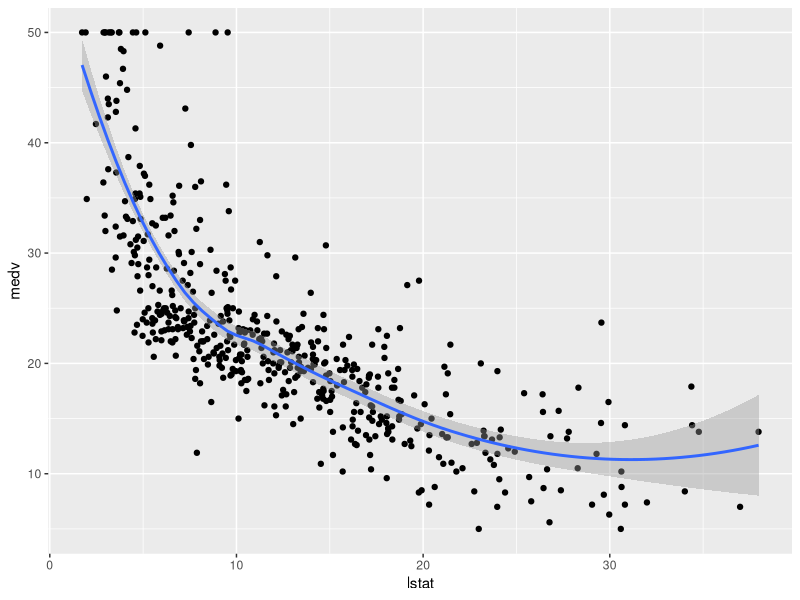
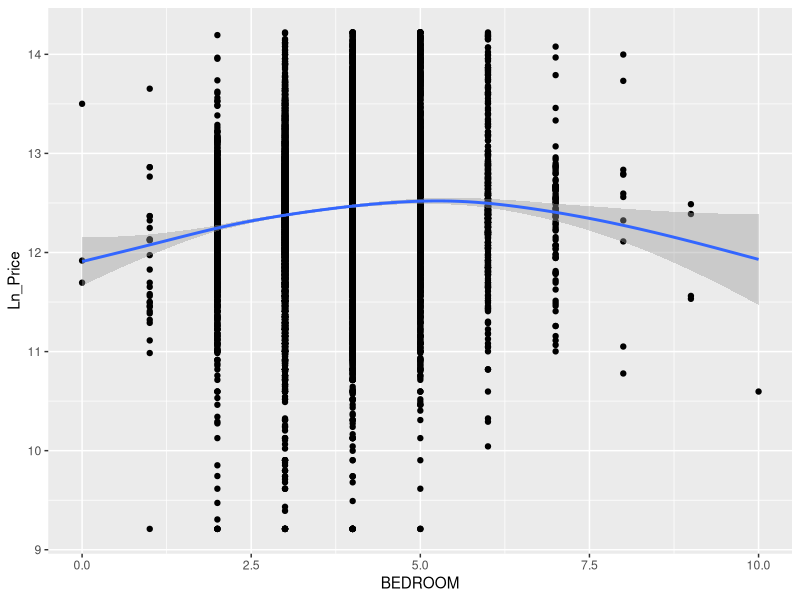
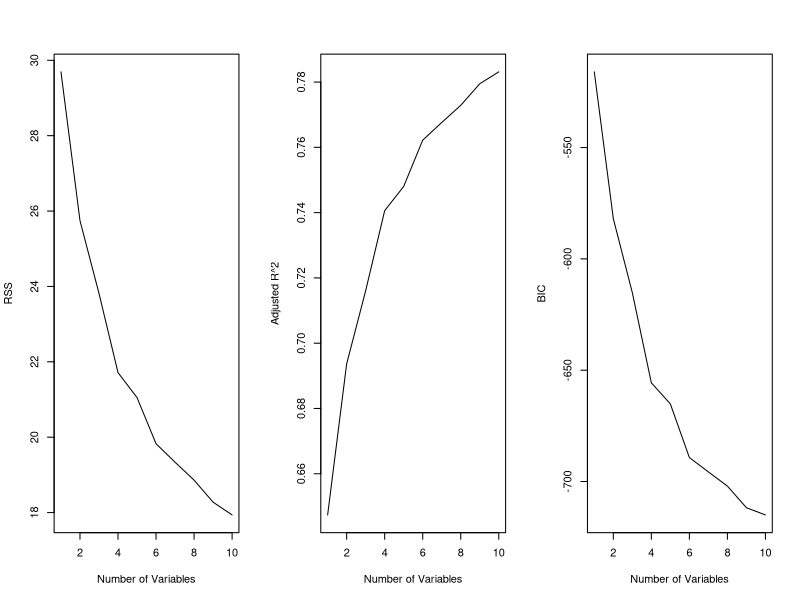
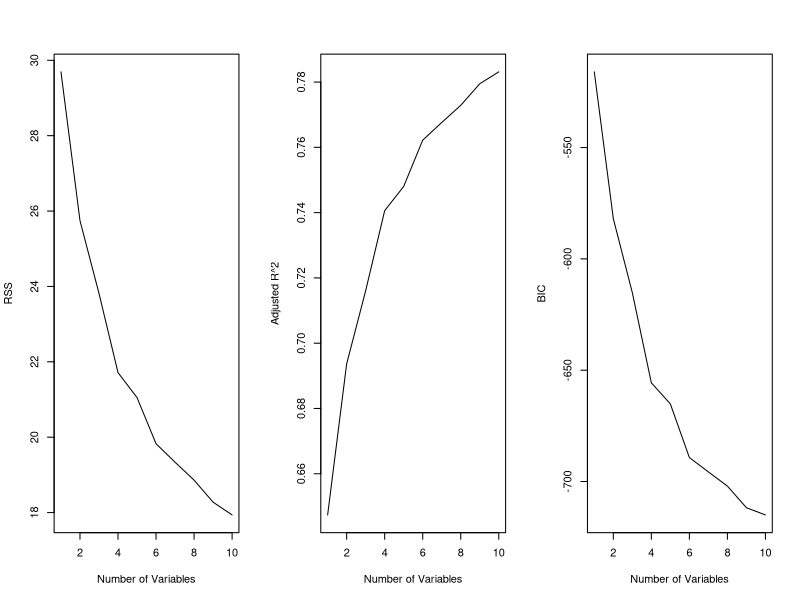
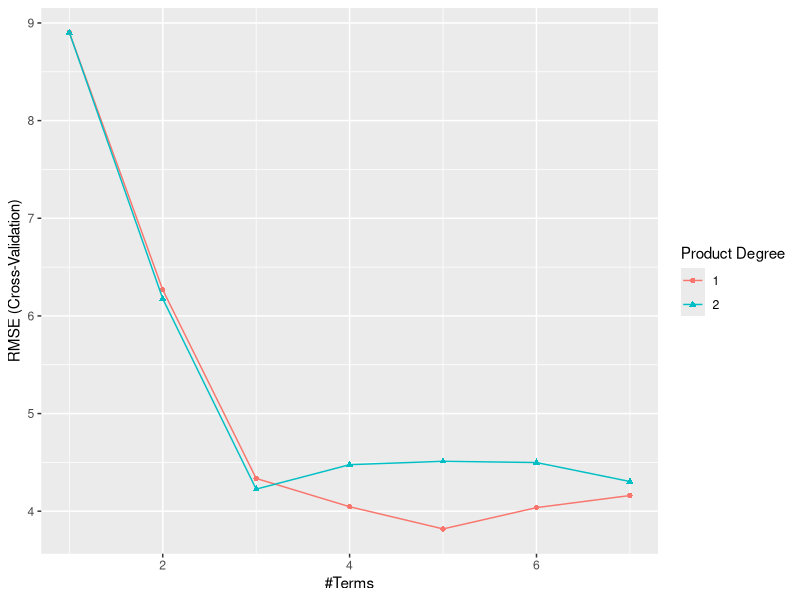

Write R code to recreate these figures, in order.
## ---- chunk 1
#install.packages("AmesHousing")
#install.packages("MASS")
#install.packages("earth")
#install.packages("caret")
library(caret)
library(earth)
library(skimr)
library(dplyr)
library(ggplot2)
library(magrittr)
library(broom)
library(tidyverse)
library(MASS)   # for the Boston dataset
library(leaps)
## ---- chunk 2
#remove.packages("earth")
# (Optional) also remove related helpers if installed:
# remove.packages(c("plotmo","plotrix"))

# Prefer exact-match binary for your R version:
#install.packages("earth")  # will fetch the correct binary for 4.4.x

install.packages("earth", type = "source", Ncpus = parallel::detectCores())

library(earth)
## ---- chunk 3
library(MASS)
data("Boston")

head(Boston)
## ---- chunk 4
skim(Boston)
## ---- chunk 5
# Can visualize few relationships
ggplot(data = Boston, aes(x=lstat, y=medv)) +
  geom_point () + 
  geom_smooth(method="loess")

 #lstat= lower status of the population (percent). medv = median value of owner-occupied homes in $1000s.
## ---- chunk 6
# Chicago Housing Data
library(readr)

chicago <- read_csv("chicago housingdata.csv")

head(chicago)
## ---- chunk 7
ggplot(chicago,aes(x=BEDROOM, y=Ln_Price)) +
  geom_point () + 
  geom_smooth(method="gam")
## ---- chunk 8
library(haven)
heart <- 
  read_sav("Heart Data.sav")

View(heart)
## ---- chunk 9
# Boston Data
library(broom)

lm(log(medv) ~ ., data=Boston) %>% 
  tidy() %>% 
  mutate(across(where(is.numeric), ~ round(., 4)))

## ---- chunk 10
# Chicago Housing Data
lm(Ln_Price ~ ., data=chicago) %>% 
  tidy() %>% 
   mutate(across(where(is.numeric), ~ round(., 4)))
## ---- chunk 11
(exp(0.1) - 1) * 100
(exp(0.5) - 1) * 100
## ---- chunk 12
# Running binary logistic model for heart
m3 <- 
  glm(CHD ~ ., family = binomial(link="logit"), data=heart) #CHD (coronary heart disease: 1= yes, 0= no)
tidy(m3) %>% 
   mutate(across(where(is.numeric), ~ round(., 4)))
## ---- chunk 13
# You can calculate OR and their confidence intervals for interpretation
OR_table <- 
 cbind(OR = coef(m3), confint(m3)) %>%
  exp() %>%
  round(3)
## ---- chunk 14
# Boston Housing Data : Best Subsets Regression 

# Load data
data("Boston")

# Fit best subsets regression
best.sub.1 <- 
  regsubsets(log(medv) ~ ., data = Boston, nvmax = 10)

# Show summary
summary(best.sub.1)
## ---- chunk 15
reg.summary <-
  summary(best.sub.1)

reg.summary$rsq
## ---- chunk 16
par(mfrow=c(1,3)) 

plot(reg.summary$rss, xlab='Number of Variables', ylab='RSS', type='l') 
# rss = residual sum of squares

plot(reg.summary$adjr2, xlab='Number of Variables', ylab='Adjusted R^2', type='l')

plot(reg.summary$bic, xlab='Number of Variables', ylab='BIC', type='l')
## ---- chunk 17
# Chicago Housing Data : Best Subsets Regression 
best.sub. <-
  regsubsets(Ln_Price ~ ., data = chicago, nvmax=10)

summary(best.sub.1)
## ---- chunk 18
reg.summary <- 
  summary(best.sub.1)

reg.summary$rsq
## ---- chunk 19
par(mfrow=c(1,3))

plot(reg.summary$rss, xlab='Number of Variables', ylab='RSS', type='l')
plot(reg.summary$adjr2, xlab='Number of Variables', ylab='Adjusted R^2', type='l')
plot(reg.summary$bic, xlab='Number of Variables', ylab='BIC', type='l')
## ---- chunk 20
# Sample splitting into Train and Test

set.seed(2022)
index <- sample(1:nrow(Boston), size = floor(0.7*nrow(Boston)), replace = FALSE) 
train <- Boston[index,]
test <- Boston[-index,]
dim(train)
## ---- chunk 21
dim(test)
## ---- chunk 22
dim(Boston)
## ---- chunk 23
x <- train[, -14]
y <- train[, 14]
dim(x)
## ---- chunk 24
dim(y)
## ---- chunk 25
y |> as_tibble() |> dim()
## ---- chunk 26
library(caret)
# Create parameter tuning grid
parameter_grid <- floor(expand.grid(degree = 1:2, nprune = seq(2:8)))

# Perform cross-validation using caret package
cv_mars_boston <- train(x=x, y=y,
                        method ='earth',
                        metric='RMSE',
                        trControl = trainControl(method='cv', number = 10),
                        tuneGrid=parameter_grid)

ggplot(cv_mars_boston)
